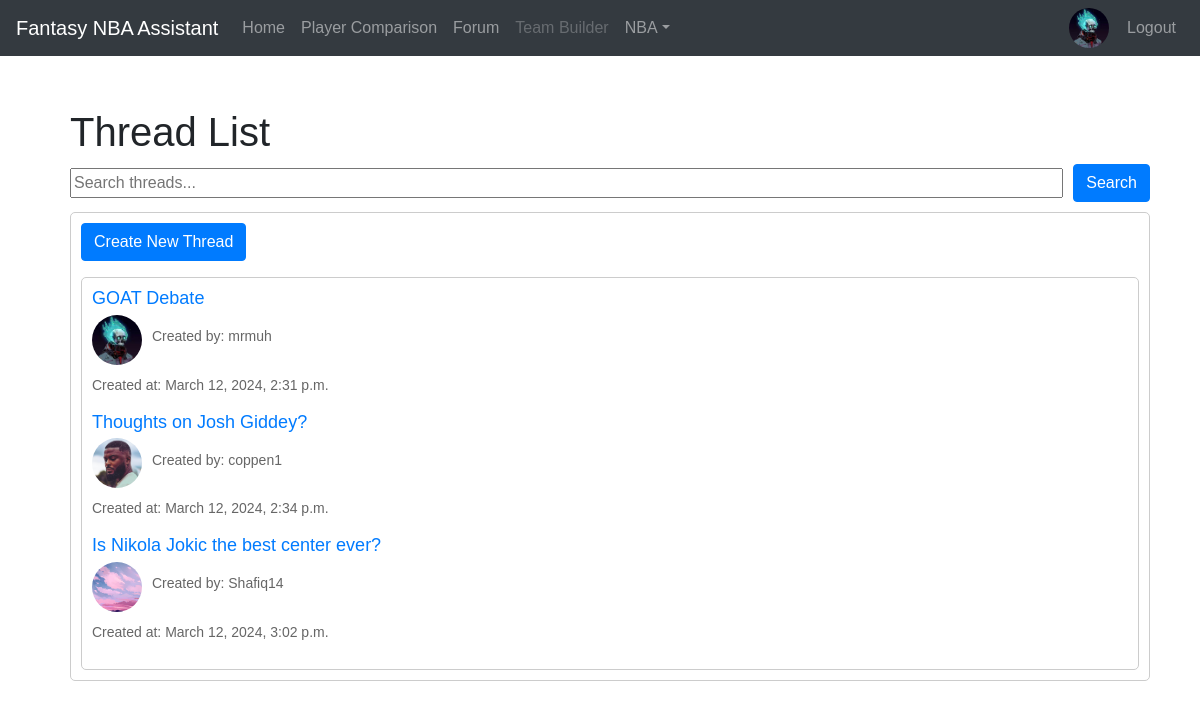
/forum (signed in), run on the app's committed database.
### mysite/models.py (models this page shows, shortened)
class Profile(models.Model):
    user = models.OneToOneField(User, on_delete=models.CASCADE)
    bio = models.TextField(blank=True)
    favorite_team = models.ForeignKey('Team', on_delete=models.SET_NULL, null=True, blank=True)
    profile_picture = models.ImageField(upload_to='profile_pictures', default=default_profile_picture)

class Thread(models.Model):
    title = models.CharField(max_length=200)
    creator = models.ForeignKey(User, on_delete=models.CASCADE, related_name='threads', default=1)
    created_at = models.DateTimeField(auto_now_add=True)
    def get_absolute_url(self):
        return reverse('thread_detail', kwargs={'pk': self.pk})

### mysite/views.py (the view)
# urls.py: path('forum', login_required(views.thread_list), name='thread_list'),
def thread_list(request):
    query = request.GET.get('q')
    threads = Thread.objects.all()
    if query:
        threads = threads.filter(title__icontains=query)
    return render(request, 'mysite/thread_list.html', {'threads': threads})

### mysite/templates/mysite/thread_list.html (shortened to what this page needs)
{% extends 'mysite/base.html' %}
{% block content %}
<div class="container">
  <h1>Thread List</h1>
  <form method="GET" action="{% url 'thread_list' %}" class="search-bar">
    <input type="text" name="q" placeholder="Search threads..." class="search-input">
    <button type="submit" class="btn btn-primary search-button">Search</button>
  </form>
  <div class="thread-list">
    <a href="{% url 'create_thread' %}" class="btn btn-primary mb-3">Create New Thread</a>
    <div class="thread-list">
      {% for thread in threads %}
      <div class="thread">
        <h2><a href="{{ thread.get_absolute_url }}">{{ thread.title }}</a></h2>
        <div class="creator-info">
          <img class="profile-picture" src="{{ thread.creator.profile.profile_picture.url }}" alt="{{ thread.creator.username }}">
          <p style="padding-top: 10px;" class="creator-name">Created by: {{ thread.creator.username }}</p>
        </div>
        <p style="padding-top: 10px;">Created at: {{ thread.created_at }}</p>
      </div>
      {% endfor %}
    </div>
  </div>
</div>
{% endblock %}

### mysite/templates/mysite/base.html (shortened to what this page needs)
<!DOCTYPE html>
<html lang="en">
<head>
    <link rel="stylesheet" href="https://stackpath.bootstrapcdn.com/bootstrap/4.5.0/css/bootstrap.min.css"
>
</head>
<body>
    <header>
        <nav class="navbar navbar-expand-md navbar-dark fixed-top bg-dark">
            <a class="navbar-brand" href="/">Fantasy NBA Assistant</a>
            <div class="collapse navbar-collapse" id="navbarsExampleDefault">
                <ul class="navbar-nav mr-auto">
                    <li class="nav-item">
                        <a class="nav-link" href="/">Home <span class="sr-only">(current)</span></a>
                    </li>
                    <li class="nav-item">
                        <a class="nav-link" href="/playercomparison">Player Comparison </a>
                    </li>
                    <li class="nav-item">
                        <a class="nav-link" href="/forum">Forum </a>
                    </li>
                    <li class="nav-item">
                        <a class="nav-link disabled" href="#" tabindex="-1" aria-disabled="true">Team Builder </a>
                    </li>
                    <li class="nav-item dropdown">
                        <a class="nav-link dropdown-toggle" href="#" id="dropdown01" data-toggle="dropdown"
                            aria-haspopup="true" aria-expanded="false">NBA</a>
                    </li>
                </ul>
                {% if user.is_authenticated %}
                    <ul class="navbar-nav ml-auto">
                        <li class="nav-item">
                            <a href="{% url 'profile' %}">
                                <img src="{{ user.profile.profile_picture.url }}" alt="Profile Picture" class="profile-img">
                            </a>
                        </li>
                        <li class="nav-item">
                            <a class="nav-link" href="{% url 'logout' %}">Logout</a>
                        </li>
                    </ul>
                {% endif %}
            </div>
        </nav>
    </header>
    <main role="main" class="container">
        <div class="mt-5">
            {% block content %}
            {% endblock %}
        </div>
    </main>
</body>
</html>

### mysite/templates/mysite/base.html (style rules this page uses)
body { font-family: 'Arial', sans-serif; }
.navbar-nav .nav-link { color: #ffffff; }
.profile-img { width: 40px; height: 40px; object-fit: cover; object-position: center; border-radius: 50%; margin-right: 10px; }

### mysite/templates/mysite/thread_list.html (style rules this page uses)
.container { margin: 20px; padding-top: 20px; }
.thread-list { border: 1px solid #ccc; padding: 10px; border-radius: 5px; }
.thread { margin-bottom: 10px; }
.thread h2 { font-size: 18px; margin-bottom: 5px; }
.thread p { font-size: 14px; color: #666; }
.creator-info { display: flex; align-items: center; }
.profile-picture { width: 50px; height: 50px; object-fit: cover; object-position: center; border-radius: 50%; margin-right: 10px; }
.search-bar { display: flex; align-items: center; width: 100%; margin-bottom: 10px; }
.search-input { flex-grow: 1; }
.search-button { height: auto; margin-left: 10px; }

### data on the page
Thread: title "GOAT Debate", creator.profile.profile_picture (picture), creator.username "mrmuh", created_at "March 12, 2024, 2:31 p.m."
Thread: title "Thoughts on Josh Giddey?", creator.profile.profile_picture (picture), creator.username "coppen1", created_at "March 12, 2024, 2:34 p.m."
Thread: title "Is Nikola Jokic the best center ever?", creator.profile.profile_picture (picture), creator.username "Shafiq14", created_at "March 12, 2024, 3:02 p.m."
